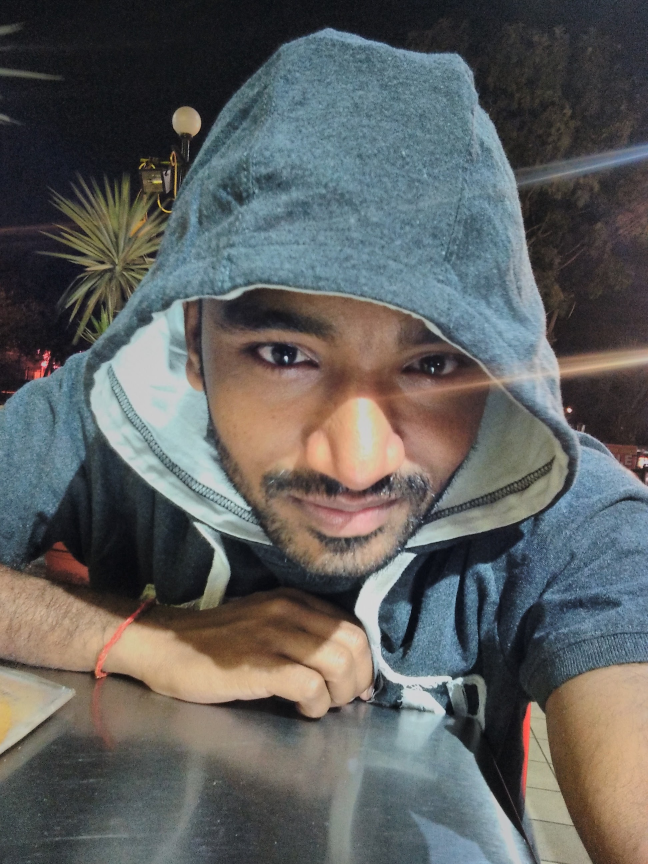
#> input picture face_eye/ashu.jpg, 1944 x 2592 px (shown at 1/3 size)
$ python img_detect.py
#> lines starting #> are read from the running program, lines starting #| are printed output that depends on the picture; after the words box and inside, x2 and y2 are one past the last pixel; in counts of white or black regions, pixels touching at a corner belong together
#!/usr/bin/python3

import  cv2
import numpy as np
face_cascade = cv2.CascadeClassifier('haarcascade_frontalcatface.xml')
#eye_cascade = cv2.CascadeClassifier('haarcascade_eye.xml')


img=cv2.imread('ashu.jpg')
#> img is the input picture: shape (2592, 1944, 3); mean B, G, R 95.1, 96.1, 94.7
while True:
	grayimg=cv2.cvtColor(img, cv2.COLOR_BGR2GRAY)
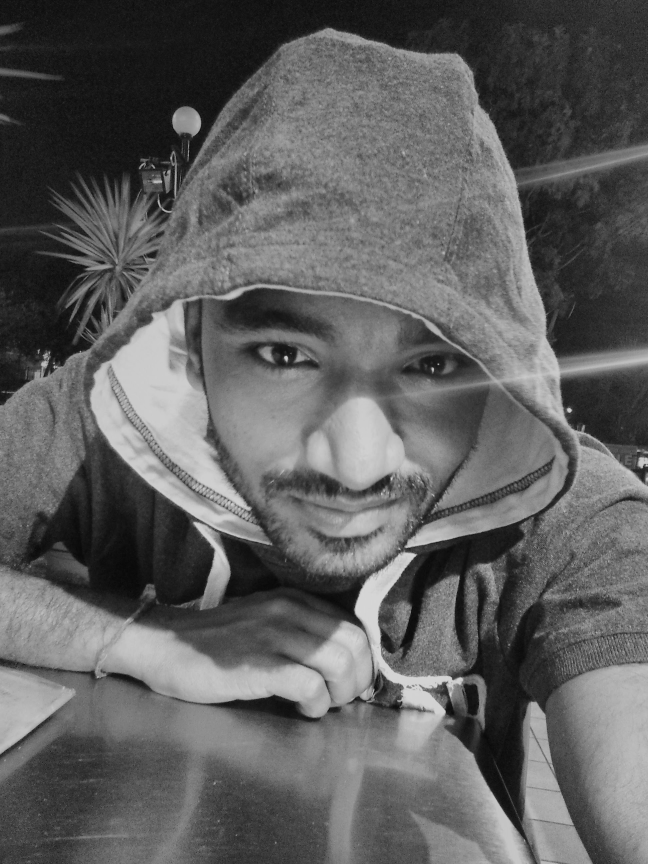
#> grayimg: shape (2592, 1944) (shown at 1/3 size); min 0, max 218, mean 95.6
	faces = face_cascade.detectMultiScale(grayimg,1.15,5)
#> faces = [[149, 1321, 81, 81], [1332, 1973, 129, 129]]
	for  (x,y,w,h) in faces:
		cv2.rectangle(img,(x,y),(x+w,y+h),(0,255,0),2)
		roi_gray=grayimg[y:y+h,x:x+w]
		roi_color=img[y:y+h,x:x+w]
#> this loop made 2 passes
#> pass 1, `roi_gray=grayimg[y:y+h,x:x+w]`:
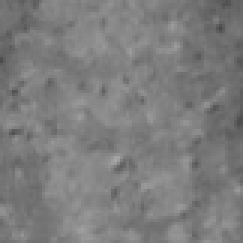
#> roi_gray: shape (81, 81) (shown 3 times larger); min 72, max 167, mean 124.6
#> pass 1, `roi_color=img[y:y+h,x:x+w]`:
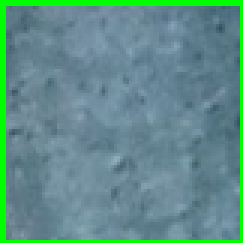
#> roi_color: shape (81, 81, 3) (shown 3 times larger); mean B, G, R 136.5, 141.3, 95.2
#> pass 2, `roi_gray=grayimg[y:y+h,x:x+w]`:
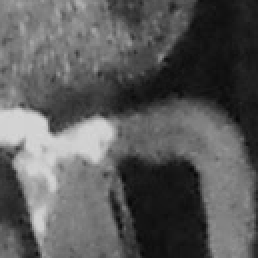
#> roi_gray: shape (129, 129) (shown 2 times larger); min 7, max 215, mean 90.1
#> pass 2, `roi_color=img[y:y+h,x:x+w]`:
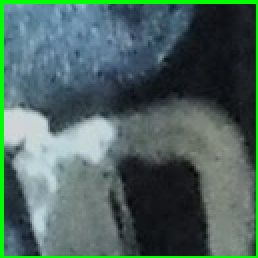
#> roi_color: shape (129, 129, 3) (shown 2 times larger); mean B, G, R 95.3, 101.2, 76.2

	cv2.imshow('imgw',img)
	k=cv2.waitKey(30) & 0xff
#> (key Esc is pressed here)
	if k == 27:
		break

#> (the run stopped early here; a loop or call above may not have finished)

$ run again, with face_eye/banjovi.jpg copied over face_eye/ashu.jpg
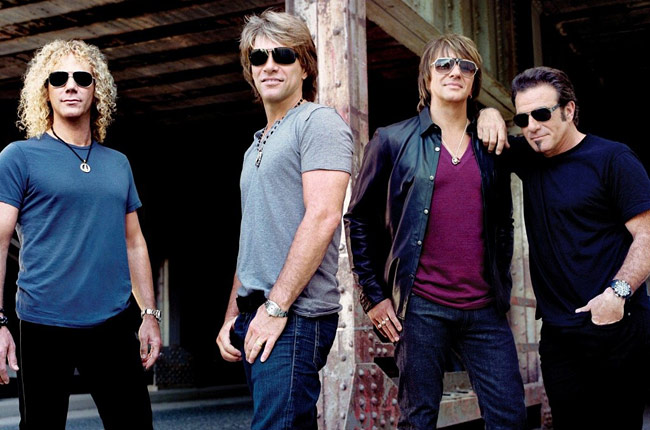
#> input picture face_eye/banjovi.jpg, 650 x 430 px
#> img is the input picture: shape (430, 650, 3); mean B, G, R 64.5, 56.6, 61.9
#> `grayimg=cv2.cvtColor(img, cv2.COLOR_BGR2GRAY)`:
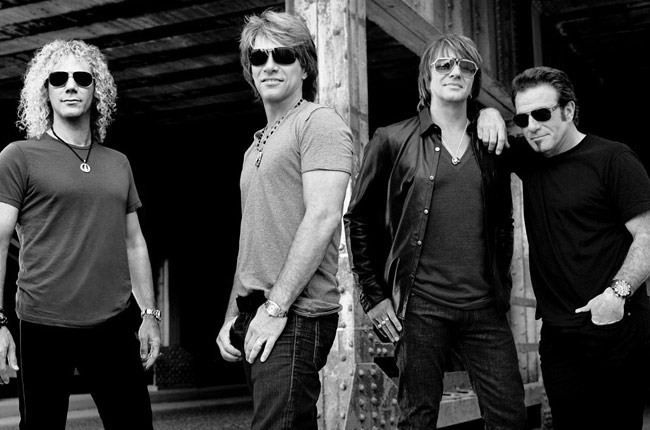
#> grayimg: shape (430, 650); min 0, max 255, mean 59.1
#> faces = [[427, 44, 55, 55], [235, 31, 70, 70], [32, 49, 78, 78], [495, 91, 72, 72]]
#> the loop `for  (x,y,w,h) in faces:` made 4 passes
#> after the loop `for  (x,y,w,h) in faces:`:
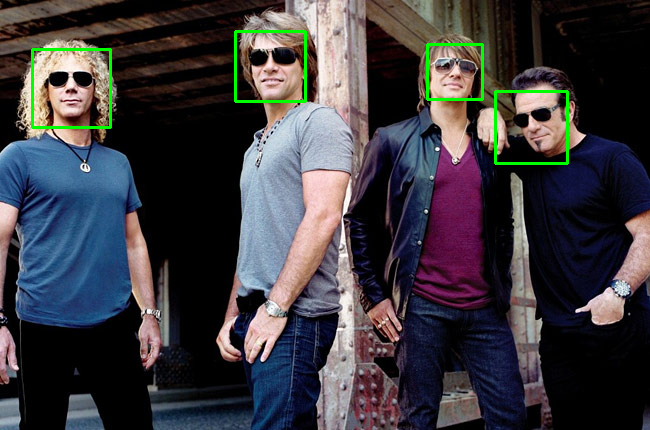
#> img: shape (430, 650, 3); 1.17% of pixels changed, all inside (x1, y1, x2, y2) = (31, 30, 569, 165)

$ run again, with face_eye/messi.jpg copied over face_eye/ashu.jpg
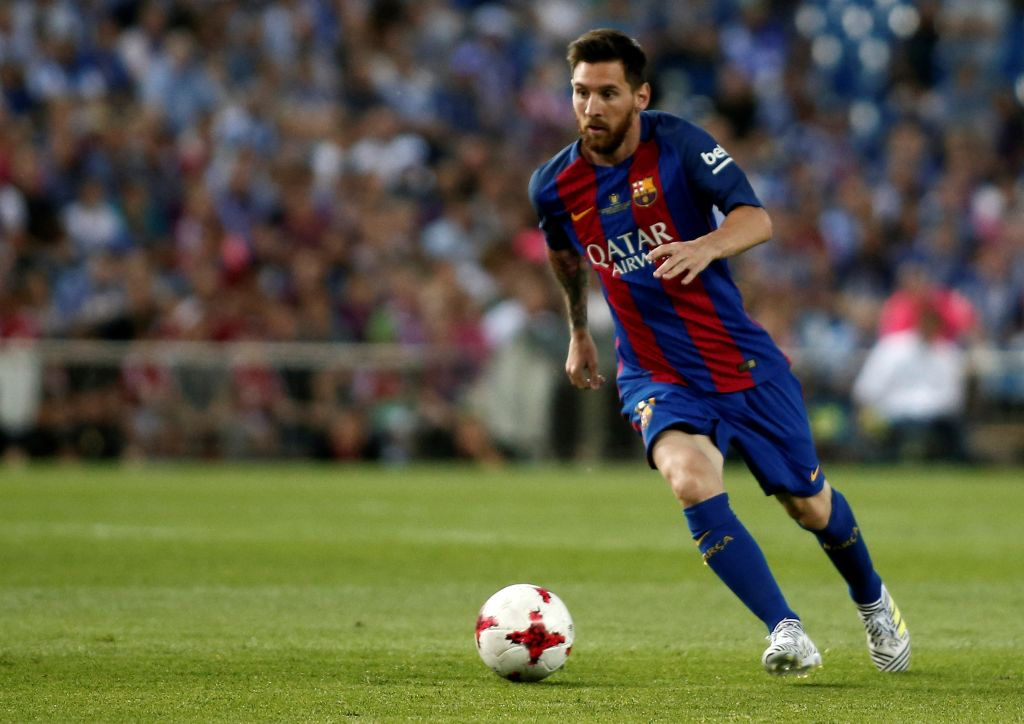
#> input picture face_eye/messi.jpg, 1024 x 724 px
#> img is the input picture: shape (724, 1024, 3); mean B, G, R 67.6, 92.6, 92
#> `grayimg=cv2.cvtColor(img, cv2.COLOR_BGR2GRAY)`:
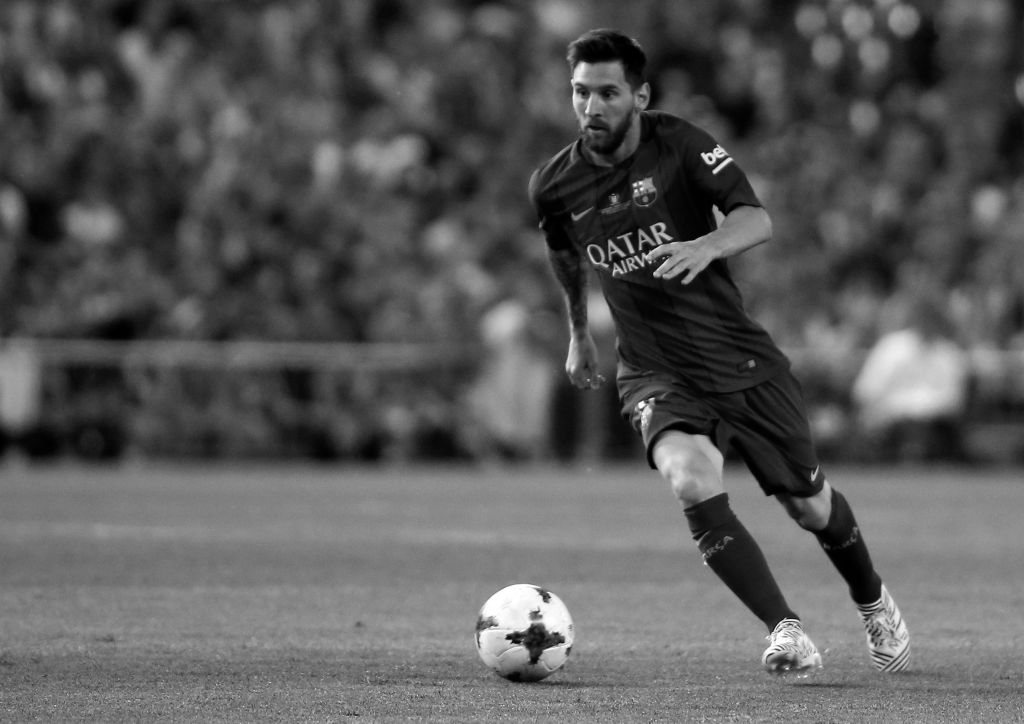
#> grayimg: shape (724, 1024); min 0, max 255, mean 89.6
#> faces = [[557, 63, 78, 78]]
#> the loop `for  (x,y,w,h) in faces:` made 1 pass
#> after the loop `for  (x,y,w,h) in faces:`:
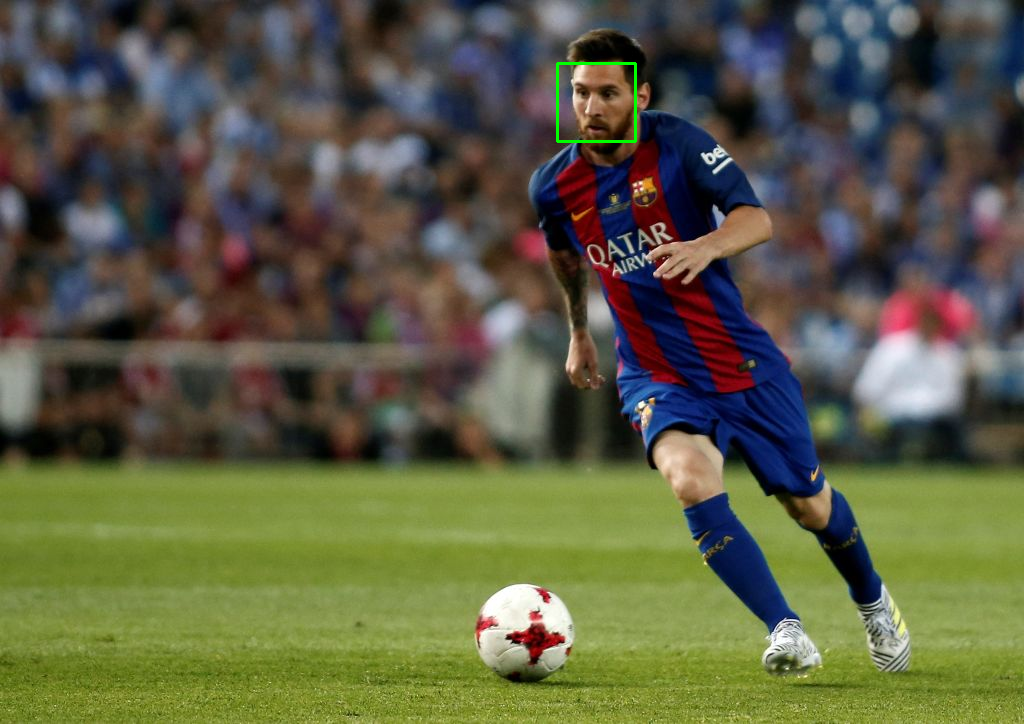
#> img: shape (724, 1024, 3); 0.13% of pixels changed, all inside (x1, y1, x2, y2) = (556, 62, 637, 143)
